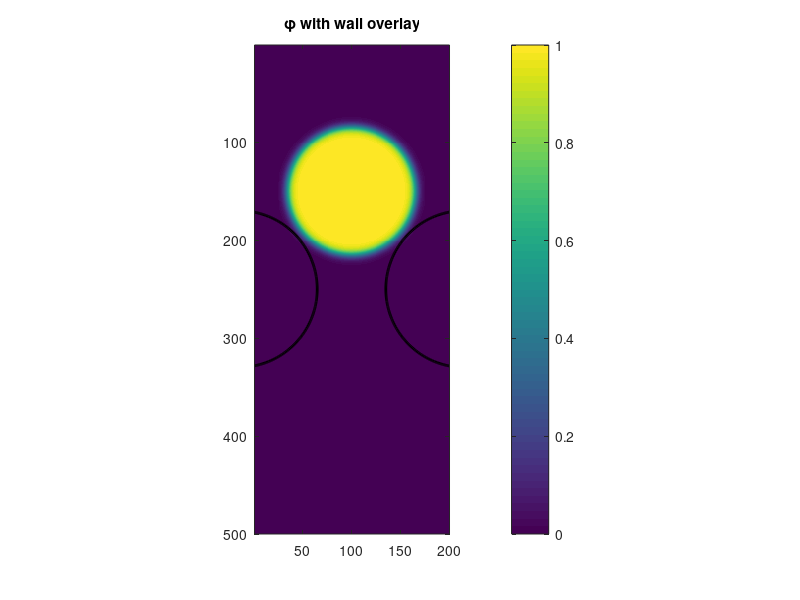

Source code (MATLAB): (Note: this script raises an error after producing the figure.)
% cell transportation through a restricted thing
%%%%%%%%%%%%%%%%%%%%%%%%%%%%%%%%%%%%%%%%%%%%%%%%%%%%%%%%%%%%%%%%%%%%%%%%%%%
%%%%%%%%%%%%%%%%%%%%%%%%%%%%%%%%%%%%%%%%%%%%%%%%%%%%%%%%%%%%%%%%%%%%%%%%%%%
% Physical parameters
%%%%%%%%%%%%%%%%%%%%%%%%%%%%%%%%%%%%%%%%%%%%%%%%%%%%%%%%%%%%%%%%%%%%%%%%%%%
sigma = 2;
h = sigma;
v=1;
lambda = 2;


%Grid spacings 
Nx = 200; Ny = 500;
dx = 0.1; dy = 0.1;
x = linspace(0, (Nx-1)*dx, Nx);
y = linspace(0, (Ny-1)*dy, Ny);
[X, Y] = meshgrid(x, y); 
%%%%%%%%%%%%%%%%%%%%%%%%%%%%%%%%%%%%%%%%%%%%%%%%%%%%%%%%%%%%%%%%%%%%%%%%%%%

%time spacing
dt = 1e-4;
nSteps = 100/dt;
save_interval = round(.1 / dt); 
%%%%%%%%%%%%%%%%%%%%%%%%%%%%%%%%%%%%%%%%%%%%%%%%%%%%%%%%%%%%%%%%%%%%%%%%%%%
 
%saving
gifFile = fullfile(getenv('HOME'), 'trans.gif');  
%%%%%%%%%%%%%%%%%%%%%%%%%%%%%%%%%%%%%%%%%%%%%%%%%%%%%%%%%%%%%%%%%%%%%%%%%%%

% 9 point kernal
global kernel;
kernel =[1 4 1; 4 -20 4; 1 4 1] / 6;
%%%%%%%%%%%%%%%%%%%%%%%%%%%%%%%%%%%%%%%%%%%%%%%%%%%%%%%%%%%%%%%%%%%%%%%%%%%

% Smooth tanh initial phase field (soft cell):
%cell starting point
cy_cell = round(.3 * Ny);
cx_cell = round(Nx/2);

radius = 6.52;                  
transition_width = .5;  % adjust this for sharpness/smoothness

%defigning cell
r = sqrt((X - x(cx_cell)).^2 + (Y - y(cy_cell)).^2);
phi = 0.5 * (1 - tanh((r - radius) / transition_width));
phi_prev = phi;
%%%%%%%%%%%%%%%%%%%%%%%%%%%%%%%%%%%%%%%%%%%%%%%%%%%%%%%%%%%%%%%%%%%%%%%%%%%

%pillars:
% Center coordinates (index space)
centerx = round(Nx/2);
centery = round(Ny/2);
% Parameters (µm)
pillar_radius   = 8;        % µm Same
gap_size        = 7;       % µm between circle edges  (CHANGE)
wall_thickness  = .5;       % µm tanh transition zone


% Derived horizontal center-to-center distance
gap_distance = 2 * pillar_radius + gap_size;
center_offset = gap_distance / 2;

% Horizontal circle centers (in µm)
x_left  = x(centerx) - center_offset;
x_right = x(centerx) + center_offset;
y_center = y(centery);
x_center = x(centerx);

% Distance fields from each center
r_left  = sqrt((X - x_left).^2  + (Y- y_center).^2);
r_right = sqrt((X - x_right).^2 + (Y - y_center).^2);

% Smooth tanh profiles for each pillar
psi_left  = 0.5 * (1 - tanh((r_left  - pillar_radius) / wall_thickness));
psi_right = 0.5 * (1 - tanh((r_right - pillar_radius) / wall_thickness));

% Combine into psi field
psi = psi_left + psi_right;
psi(psi > 1) = 1;  % clip to avoid values > 1
%%%%%%%%%%%%%%%%%%%%%%%%%%%%%%%%%%%%%%%%%%%%%%%%%%%%%%%%%%%%%%%%%%%%%%%%%%%

g= @(phi) phi.^3*(10 + 3*phi.*(2*phi-5));
g_prime = @(phi) phi.^3.*(6*phi+3*(-5+2*phi))+3*phi.^2.*(10+3*phi.*(-5+2*phi));
f = @(phi) 18*phi.^2.*(1- phi).^2;
f_prime = @(phi) 36*(1 - phi).^2.*phi - 36*(1 - phi).*phi.^2;

%Plotting initial cell.
fig = figure('Visible', 'on');
    imagesc(phi, [0 1]); axis equal tight; hold on;
    contour(psi, [0.5 0.5], 'k', 'LineWidth', 2);
    title('\phi with wall overlay'); colorbar;
figure;
%%%%%%%%%%%%%%%%%%%%%%%%%%%%%%%%%%%%%%%%%%%%%%%%%%%%%%%%%%%%%%%%%%%%%%%%%%%


for step = 1:nSteps
    % ---------- forces -------------
    [dphix, dphiy] = my_gradient(phi, dx, dy);
    lap_phi   = laplacian9(phi,dx,dy);
    lap_psi   = laplacian9(psi,dx,dy);
    
    tension      = 2*sigma*lap_phi - h*f_prime(phi);   
    interaction  = -lambda*lap_psi;
    % Apply mask in x-direction near the center
   % Find lowest y-position with phi > threshold
   threshold = 0.5; % or whatever works for your cell's body
    phi_mask = phi > threshold;
    y_indices = find(any(phi_mask, 2));  % rows where phi > threshold
    if ~isempty(y_indices)
        bottom_idx = max(y_indices);
        y_bottom = y(bottom_idx);
    
        % Create band mask just above that region
        y_band = (Y > y_bottom - gap_size*0.5) & (Y < y_bottom + gap_size*0.5);
        x_band = abs(X - x_center) < gap_size / 4;
    
        mu = double(x_band & y_band);
    else
        mu = zeros(size(phi));  % fallback if phi is gone
    end


    
    
    % Only apply frontal force where dphix is positive (elementwise)
    front = v * mu .* g_prime(phi);
    
    
    F = tension + interaction + front;               
    
    % volume projection
    phi(phi>1)=1;  phi(phi<0)=0;                       % clip before g′
    numerator   = sum(g_prime(phi).*F,'all');
    denominator = sum(g_prime(phi).^2,'all') + 1e-8;
    p = numerator / (h*denominator);
    
    dphi_dt = F - p*h*g_prime(phi);
    phi     = phi + dt*dphi_dt;
    phi(phi>1)=1;  phi(phi<0)=0;                       % clip after update
        
        phi = phi + dt*dphi_dt;
        phi(phi > 1) = 1;


    
if max(abs(F(:))) > 1e3
    disp("Max F:" + max(abs(F(:))))
    disp("time step:"+step)
    break   
end

 % -- updating gif ----------------------------
if mod(step, save_interval) == 0 || step == 2
    both = phi + psi;
    %Plotting initial cell.
    fig = figure('Visible', 'on');
    tiledlayout(1,2, 'Padding', 'compact', 'TileSpacing', 'compact');
    
    % -- Plot φ --
    nexttile;
    imagesc(both, [0 1]); axis equal tight;
    colormap(parula); colorbar;
    title('\phi (Cell Shape)');
    
    % -- Plot front force --
    nexttile;
    imagesc(front); axis equal tight;
    colormap(parula); colorbar;
    title('Frontal Force');


    % ► GIF: grab frame and append
    drawnow;
    frame = getframe(fig);
    [im, map] = rgb2ind(frame.cdata, 256);

    if step == 2                            % first time → create file
        imwrite(im, map, gifFile, 'gif', ...
            'LoopCount', inf, 'DelayTime', 0);  % DelayTime ~ seconds per frame
    else                                    % later → append
        imwrite(im, map, gifFile, 'gif', ...
            'WriteMode', 'append', 'DelayTime', 0);
    end
end



end


function lap = laplacian9(phi, dx, dy)
    kernel =[1 4 1; 4 -20 4; 1 4 1] / 6;
    lap = conv2(phi, kernel, 'same') / dx^2;
end
function [dphidx, dphidy] = my_gradient(phi, dx, dy)
%MY_GRADIENT Fast 2D gradient for uniform grid spacing
%   [dphidx, dphidy] = my_gradient(phi, dx, dy)
%
%   Inputs:
%     phi - 2D array
%     dx  - spacing in x-direction (columns)
%     dy  - spacing in y-direction (rows)
%
%   Outputs:
%     dphidx - partial derivative ∂φ/∂x
%     dphidy - partial derivative ∂φ/∂y

    if nargin < 2
        dx = 1;
    end
    if nargin < 3
        dy = 1;
    end

    [Ny, Nx] = size(phi);

    dphidx = zeros(Ny, Nx);
    dphidy = zeros(Ny, Nx);

    % ∂φ/∂x: finite difference across columns
    dphidx(:,2:Nx-1) = (phi(:,3:Nx) - phi(:,1:Nx-2)) / (2*dx);
    dphidx(:,1)      = (phi(:,2) - phi(:,1)) / dx;
    dphidx(:,end)    = (phi(:,end) - phi(:,end-1)) / dx;

    % ∂φ/∂y: finite difference across rows
    dphidy(2:Ny-1,:) = (phi(3:Ny,:) - phi(1:Ny-2,:)) / (2*dy);
    dphidy(1,:)      = (phi(2,:) - phi(1,:)) / dy;
    dphidy(end,:)    = (phi(end,:) - phi(end-1,:)) / dy;
end
function div = my_divergence(vx, vy, dx, dy)
%MY_DIVERGENCE Fast 2D divergence for uniform grid spacing
%   div = my_divergence(vx, vy, dx, dy)
%
%   Inputs:
%     vx - x-component of vector field (same size as vy)
%     vy - y-component of vector field
%     dx - spacing in x-direction
%     dy - spacing in y-direction
%
%   Output:
%     div - scalar divergence field ∇·v = ∂vx/∂x + ∂vy/∂y

    if nargin < 3
        dx = 1;
    end
    if nargin < 4
        dy = 1;
    end

    [Ny, Nx] = size(vx);
    div = zeros(Ny, Nx);

    % ∂vx/∂x
    dvxdx = zeros(Ny, Nx);
    dvxdx(:,2:Nx-1) = (vx(:,3:Nx) - vx(:,1:Nx-2)) / (2*dx);
    dvxdx(:,1)      = (vx(:,2) - vx(:,1)) / dx;
    dvxdx(:,end)    = (vx(:,end) - vx(:,end-1)) / dx;

    % ∂vy/∂y
    dvydy = zeros(Ny, Nx);
    dvydy(2:Ny-1,:) = (vy(3:Ny,:) - vy(1:Ny-2,:)) / (2*dy);
    dvydy(1,:)      = (vy(2,:) - vy(1,:)) / dy;
    dvydy(end,:)    = (vy(end,:) - vy(end-1,:)) / dy;

    % Total divergence
    div = dvxdx + dvydy;
end
